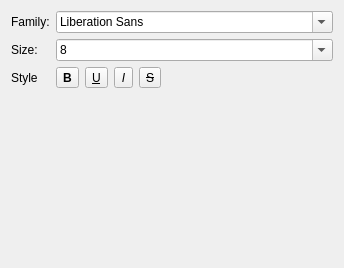
<?xml version="1.0" encoding="UTF-8"?>
<ui version="4.0">
 <class>QReportPropertyPageFont</class>
 <widget class="QWidget" name="QReportPropertyPageFont">
  <property name="geometry">
   <rect>
    <x>0</x>
    <y>0</y>
    <width>344</width>
    <height>268</height>
   </rect>
  </property>
  <property name="windowTitle">
   <string>Form</string>
  </property>
  <layout class="QHBoxLayout" name="horizontalLayout_2">
   <item>
    <layout class="QFormLayout" name="formLayout">
     <property name="labelAlignment">
      <set>Qt::AlignLeading|Qt::AlignLeft|Qt::AlignVCenter</set>
     </property>
     <item row="0" column="0">
      <widget class="QLabel" name="label">
       <property name="text">
        <string>Family:</string>
       </property>
      </widget>
     </item>
     <item row="0" column="1">
      <widget class="QFontComboBox" name="fontComboBox"/>
     </item>
     <item row="1" column="0">
      <widget class="QLabel" name="label_2">
       <property name="text">
        <string>Size:</string>
       </property>
      </widget>
     </item>
     <item row="1" column="1">
      <widget class="QComboBox" name="comboBoxSize">
       <property name="editable">
        <bool>true</bool>
       </property>
       <item>
        <property name="text">
         <string>8</string>
        </property>
       </item>
       <item>
        <property name="text">
         <string>10</string>
        </property>
       </item>
       <item>
        <property name="text">
         <string>12</string>
        </property>
       </item>
       <item>
        <property name="text">
         <string>14</string>
        </property>
       </item>
       <item>
        <property name="text">
         <string>16</string>
        </property>
       </item>
       <item>
        <property name="text">
         <string>18</string>
        </property>
       </item>
       <item>
        <property name="text">
         <string>20</string>
        </property>
       </item>
       <item>
        <property name="text">
         <string>24</string>
        </property>
       </item>
       <item>
        <property name="text">
         <string>36</string>
        </property>
       </item>
       <item>
        <property name="text">
         <string>72</string>
        </property>
       </item>
      </widget>
     </item>
     <item row="2" column="0">
      <widget class="QLabel" name="label_3">
       <property name="text">
        <string>Style</string>
       </property>
      </widget>
     </item>
     <item row="2" column="1">
      <layout class="QHBoxLayout" name="horizontalLayout">
       <item>
        <widget class="QToolButton" name="toolButtonBold">
         <property name="font">
          <font>
           <weight>75</weight>
           <bold>true</bold>
          </font>
         </property>
         <property name="text">
          <string>B</string>
         </property>
         <property name="checkable">
          <bool>true</bool>
         </property>
        </widget>
       </item>
       <item>
        <widget class="QToolButton" name="toolButtonUnderline">
         <property name="font">
          <font>
           <underline>true</underline>
          </font>
         </property>
         <property name="text">
          <string>U</string>
         </property>
         <property name="checkable">
          <bool>true</bool>
         </property>
        </widget>
       </item>
       <item>
        <widget class="QToolButton" name="toolButtonItalic">
         <property name="font">
          <font>
           <italic>true</italic>
          </font>
         </property>
         <property name="text">
          <string>I</string>
         </property>
         <property name="checkable">
          <bool>true</bool>
         </property>
        </widget>
       </item>
       <item>
        <widget class="QToolButton" name="toolButtonStrickout">
         <property name="font">
          <font>
           <strikeout>true</strikeout>
          </font>
         </property>
         <property name="text">
          <string>S</string>
         </property>
         <property name="checkable">
          <bool>true</bool>
         </property>
        </widget>
       </item>
      </layout>
     </item>
    </layout>
   </item>
  </layout>
 </widget>
 <resources/>
 <connections/>
</ui>
